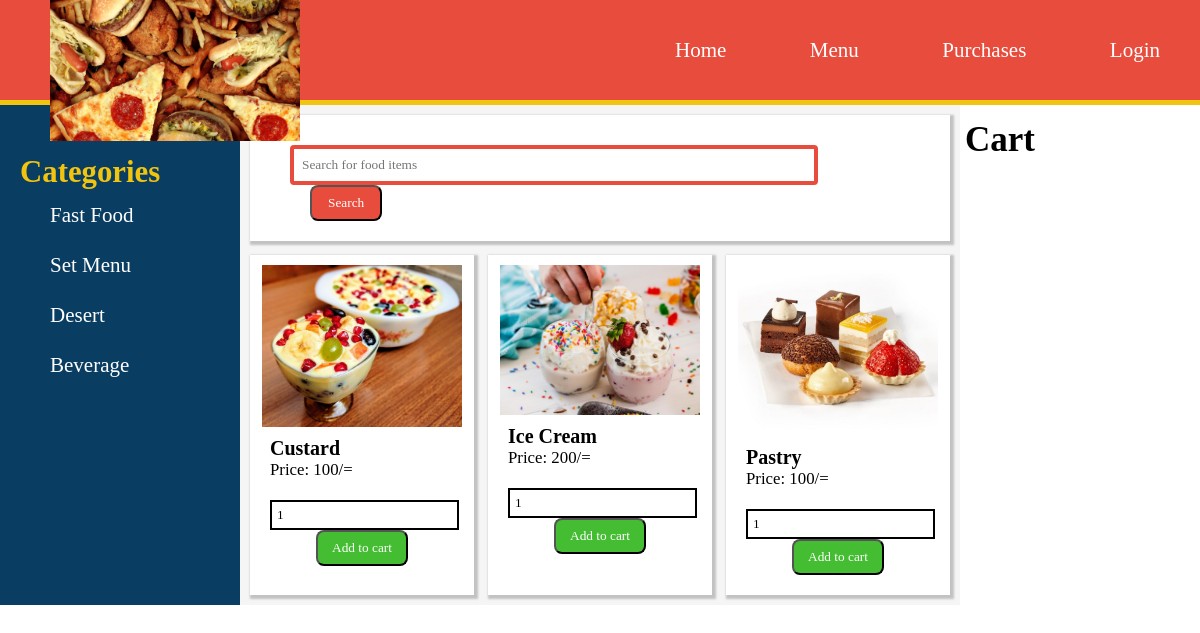
Screenshot of /menu.php?category=desert with the database file from the repository.
### tables this page shows
CREATE TABLE `products` (
  `p_id` int(50) NOT NULL,
  `name` varchar(100) NOT NULL,
  `price` int(4) NOT NULL,
  `categories` varchar(20) NOT NULL,
  `images` varchar(100) NOT NULL,
  `available` varchar(10) NOT NULL,
  `quantity` int(3) NOT NULL
);

### menu.php (the view, shortened to what this page needs)
<?php
$servername = "localhost";
$username = "root";
$password = "";
$dbname = "food_delivery_system";
$conn = new mysqli($servername, $username, $password, $dbname);
$searchsql='Select * from products order by p_id asc';
if(isset($_GET['category']))
{
	$val=$_GET['category'];
	$searchsql="SELECT * FROM `products` WHERE `categories` LIKE '%$val%' ORDER BY `p_id` ASC";
}
?>
<!DOCTYPE html>
<html>
<head>
	<link type="text/css" rel="stylesheet"  href="menu.css">
</head>
<body>
	<div class="main">
		<nav>
			<img class="logo" src="banner_1.jpg"width="250"hieght="250">
			<UL>
				<li><a href="welcome.php">Home</a></li>
				<li><a href="menu.php">Menu</a></li>
				<li><a href="profile.php">Purchases</a></li>
				<?php if(isset($_SESSION['email'])){
						echo "
							<li><a href=".'"logout.php">Log Out'."</a></li>
						</UL>";
					}
					else{
					echo "<li><a href=".'"login.php">Login'."</a></li>
						</UL>";
					}
				?>
		</nav>
	</div>
	<div class="bodycontent">
		<div class="sidebar">
			<nav class="horizontal">
				<p class="header">Categories</p>
				<UL>
					<li><a href="menu.php?category=fastfood">Fast Food</a></li>
					<li><a href="menu.php?category=meal">Set Menu</a></li>
					<li><a href="menu.php?category=desert">Desert</a></li>
					<li><a href="menu.php?category=beverage">Beverage</a></li>
				</UL>
			</nav>
		</div>
		<div class="content">
			 <div class="box search">
				<p>
					<form method="GET" action="">
						<input type="text" name="searchval" placeholder="Search for food items">
						<button class="searchbtn" name="searchbtn" >Search</button>
					</form>
				</p>
			</div>
			<?php
				$query = $searchsql;
				$result=mysqli_query($conn,$query);
				if($result)
				{
					if(mysqli_num_rows($result)>0)
					{
						while($products=mysqli_fetch_assoc($result))
						{
							?>
							<div class="box box2"> <img class="product" src="images/<?php echo $products['images']; ?>"
								width="200" hieght="200">
								<p style="font-weight: bold; margin-left: 20px;font-size: 20px;"><?php echo $products['name']; ?></p>
								<p class="price">Price: <?php echo $products['price']; ?>/=</p>
								<form method="post" action="menu.php">
									<center><input type="number" name="quantity" value="1" min="0" style="width: 95%; border:2px solid ;margin: 0px;padding: 5px;"></center>
									<center><input type="submit" name="addcart" value="Add to cart" ></center>
								</form>
							</div>
							<?php
						}
					}
				}
			 ?>
		</div>
		<div class="cart">
			<div class="cartHead">
					Cart
			</div>
			</div>
		</div>
</body>
</html>

### menu.css (style rules this page uses)
* { margin:0; padding:0; font-family: Century gothic; }
body { font-size: 14px; }
div.main nav { height:100px; width: 100%; margin:0; padding: 0; background-color: #e74c3c; line-height: 100px; border-bottom: 5px solid #f1c40f; }
div.main nav ul { float:right; margin-left: :50px; }
div.main nav ul li { list-style-type: none; display:inline; }
div.main nav ul li a { text-decoration: none; color:#ffff; padding: 40px; font-size: 150% }
div.main nav img.logo { float:left; margin-left: 50px; position: absolute; }
.bodycontent { display: grid; grid-template-columns: 1fr 3fr 1fr; }
div.sidebar { background-color: #0a3d62; float:left; }
div.sidebar ul { float:left; margin-left:20px; }
div.sidebar ul li { list-style-type: none; }
div.sidebar ul li a { text-decoration: none; padding: 30px; font-size: 150%; line-height: 50px; color:white; }
div p.header { color: #f1c40f; font-size: 220%; font-weight: bold; margin-left: 20px; margin-top: 50px; }
div.content { background-color: #F5F5F5; display: grid; grid-template-columns: 1fr 1fr 1fr; grid-gap: 1em; grid-auto-rows: minmax(100px,auto); padding: 10px; }
.box { background-color: white; box-shadow: 2px 2px 2px 2px #C2C2C2; }
.search { grid-column: 1/4; }
form { margin: 20px; box-shadow: none; }
input[type=text] { width: 80%; border: 4px solid #e74c3c; border-radius: 4px; outline: :none; padding: 8px; margin-top: 10px; margin-left: 20px; box-sizing: border-box; }
div.box button.searchbtn { background: none; padding:8px 16px; text-decoration: none; border-radius: 8px; background-color: #e74c3c; color:white; margin-left: 40px; transition: .5s; }
div img.product { margin: 10px; margin-left: auto; margin-right: auto; display: block; top: 50%; left: 50%; }
p.price { font-size: 120%; margin: 20px; margin-top: 0px; }
input[type=submit] { background: none; padding:8px 14px; text-decoration: none; border-radius: 8px; background-color: #44bd32; color:white; text-align: center; transition: .5s; }
.cart { background-color: white; display: grid; grid-auto-rows: minmax(20px,80px); padding: 5px; margin-top: 10px; }
.cartHead { font-size: 250%; font-weight: bold; }

### rows the page displays
products: images (picture), name "Custard", price "100"
products: images (picture), name "Ice Cream", price "200"
products: images (picture), name "Pastry", price "100"
